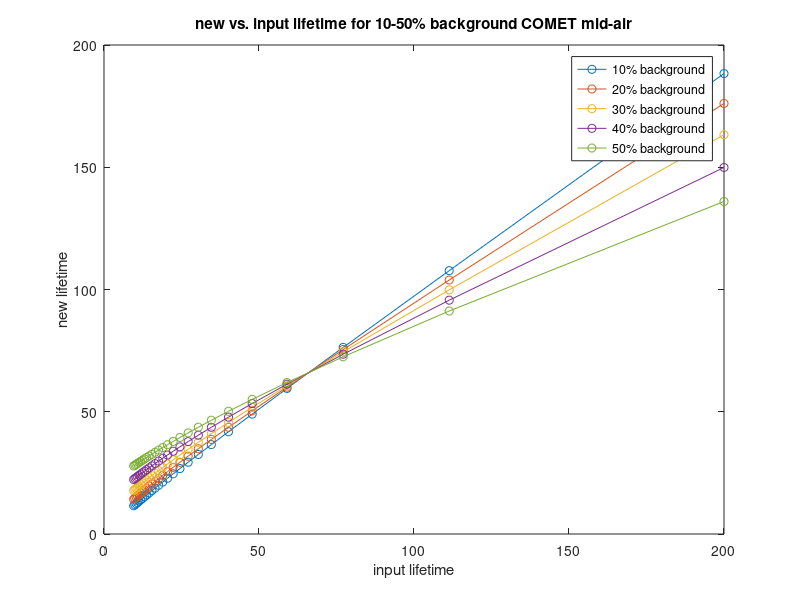
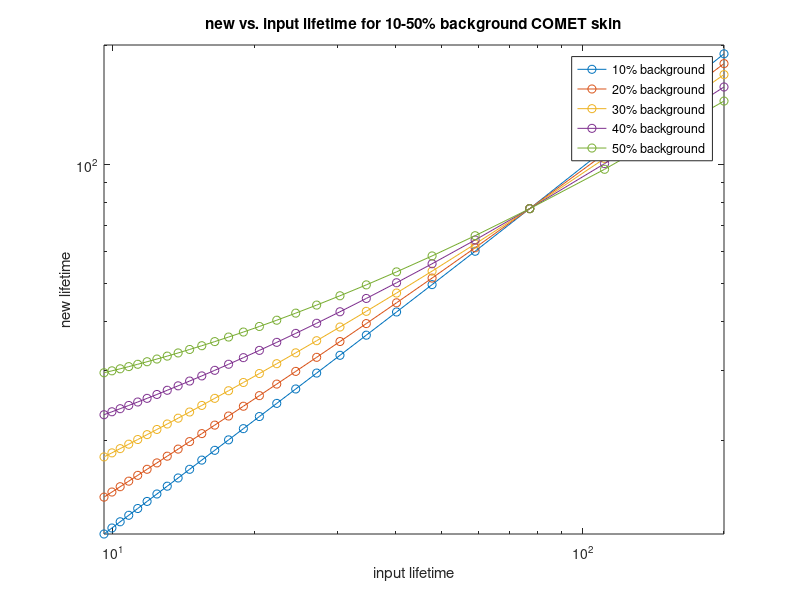
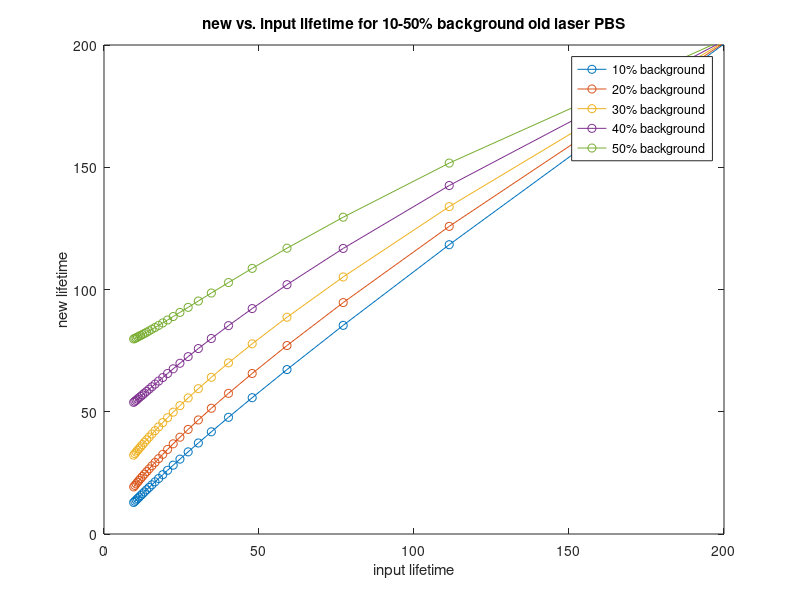
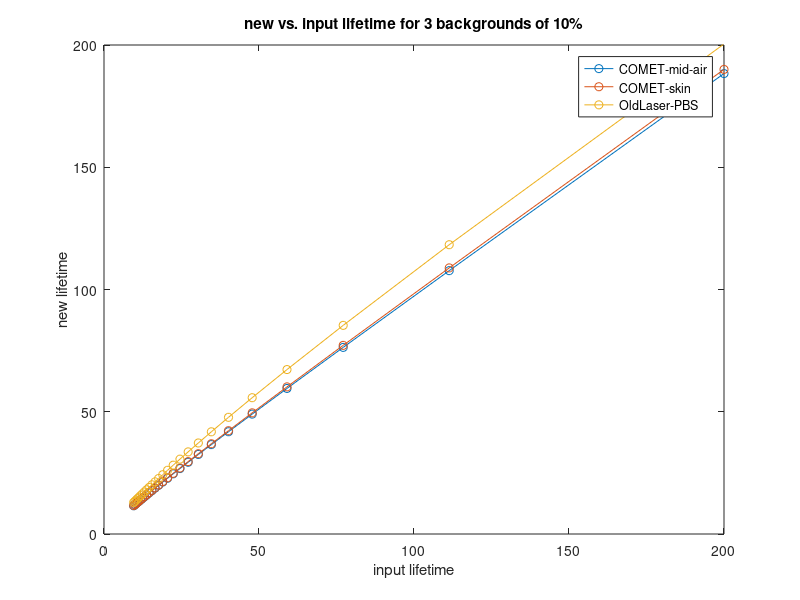

Recreate these plots in MATLAB, in order. (Note: this script raises an error after producing the figures.)
%% Combined lifetime plots different backgrounds
close all
clear all
clc

%% mid-air backgrounds lifetimes
load('mid_air_10_background.mat')
load('lifetime_in.mat')

mid_air_10 = lifetime_mid_air_new;
RMSE_mid_air_10 = sqrt(mean((mid_air_10-lifetime_in).^2));

load('mid_air_20_background.mat')
mid_air_20 = lifetime_mid_air_new;
RMSE_mid_air_20 = sqrt(mean((mid_air_20-lifetime_in).^2));

load('mid_air_30_background.mat')
mid_air_30 = lifetime_mid_air_new;
RMSE_mid_air_30 = sqrt(mean((mid_air_30-lifetime_in).^2));

load('mid_air_40_background.mat')
mid_air_40 = lifetime_mid_air_new;
RMSE_mid_air_40 = sqrt(mean((mid_air_40-lifetime_in).^2));

load('mid_air_50_background.mat')
mid_air_50 = lifetime_mid_air_new;
RMSE_mid_air_50 = sqrt(mean((mid_air_50-lifetime_in).^2));

figure(1)
plot(lifetime_in, mid_air_10, '-o', lifetime_in, mid_air_20, '-o', lifetime_in, mid_air_30, '-o', lifetime_in, mid_air_40, '-o', lifetime_in, mid_air_50, '-o')
legend('10% background', '20% background', '30% background', '40% background', '50% background')
xlabel('input lifetime')
ylabel('new lifetime')
xlim([0 200])
ylim([0 200])
title('new vs. input lifetime for 10-50% background COMET mid-air')

%% skin backgrounds lifetimes
load('skin_10_background.mat')
skin_10 = lifetime_skin_2Hz_new;
RMSE_skin_10 = sqrt(mean((skin_10-lifetime_in).^2));

load('skin_20_background.mat')
skin_20 = lifetime_skin_2Hz_new;
RMSE_skin_20 = sqrt(mean((skin_20-lifetime_in).^2));

load('skin_30_background.mat')
skin_30 = lifetime_skin_2Hz_new;
RMSE_skin_30 = sqrt(mean((skin_30-lifetime_in).^2));

load('skin_40_background.mat')
skin_40 = lifetime_skin_2Hz_new;
RMSE_skin_40 = sqrt(mean((skin_40-lifetime_in).^2));

load('skin_50_background.mat')
skin_50 = lifetime_skin_2Hz_new;
RMSE_skin_50 = sqrt(mean((skin_50-lifetime_in).^2));

figure(2)
loglog(lifetime_in, skin_10, '-o', lifetime_in, skin_20, '-o', lifetime_in, skin_30, '-o', lifetime_in, skin_40, '-o', lifetime_in, skin_50, '-o')
legend('10% background', '20% background', '30% background', '40% background', '50% background')
xlabel('input lifetime')
ylabel('new lifetime')
xlim([0 200])
ylim([0 200])
title('new vs. input lifetime for 10-50% background COMET skin')

%% old laser backgrounds lifetimes
load('OL_10_background.mat')
OL_10 = lifetime_OL_new;
RMSE_OL_10 = sqrt(mean((OL_10-lifetime_in).^2));

load('OL_20_background.mat')
OL_20 = lifetime_OL_new;
RMSE_OL_20 = sqrt(mean((OL_20-lifetime_in).^2));

load('OL_30_background.mat')
OL_30 = lifetime_OL_new;
RMSE_OL_30 = sqrt(mean((OL_30-lifetime_in).^2));

load('OL_40_background.mat')
OL_40 = lifetime_OL_new;
RMSE_OL_40 = sqrt(mean((OL_40-lifetime_in).^2));

load('OL_50_background.mat')
OL_50 = lifetime_OL_new;
RMSE_OL_50 = sqrt(mean((OL_50-lifetime_in).^2));

figure(3)
plot(lifetime_in, OL_10, '-o', lifetime_in, OL_20, '-o', lifetime_in, OL_30, '-o', lifetime_in, OL_40, '-o', lifetime_in, OL_50, '-o')
legend('10% background', '20% background', '30% background', '40% background', '50% background')
xlabel('input lifetime')
ylabel('new lifetime')
xlim([0 200])
ylim([0 200])
title('new vs. input lifetime for 10-50% background old laser PBS')

%% Comparing new lifetimes of mid-air, skin and PBS for 10% and 50% backgrounds

figure(4)
plot(lifetime_in, mid_air_10, '-o', lifetime_in, skin_10, '-o', lifetime_in, OL_10, '-o')
legend('COMET-mid-air', 'COMET-skin', 'OldLaser-PBS')
xlabel('input lifetime')
ylabel('new lifetime')
xlim([0 200])
ylim([0 200])
title('new vs. input lifetime for 3 backgrounds of 10%')

figure(5)
plot(lifetime_in, mid_air_50, '-o', lifetime_in, skin_50, '-o', lifetime_in, OL_50, '-o')
legend('COMET-mid-air', 'COMET-skin', 'OldLaser-PBS')
xlabel('input lifetime')
ylabel('new lifetime')
xlim([0 200])
ylim([0 200])
title('new vs. input lifetime for 3 backgrounds of 50%')

%% Barchart of RMSE of different set-ups lifetimes

background = categorical({'10%'; '20%'; '30%'; '40%'; '50%'});
bars = [RMSE_mid_air_10 RMSE_skin_10 RMSE_OL_10; RMSE_mid_air_20 RMSE_skin_20 RMSE_OL_20; RMSE_mid_air_30 RMSE_skin_30 RMSE_OL_30; RMSE_mid_air_40 RMSE_skin_40 RMSE_OL_40; RMSE_mid_air_50 RMSE_skin_50 RMSE_OL_50];

figure(6)
bar(background, bars)
legend('CMT mid-air', 'CMT skin', 'old laser PBS')
xlabel('percentage of background signal')
ylabel('RMSE predicted vs. input lifetime')
title('RMSE of predicted vs. input lifetime for different setups and percentages of background signal')

prc10 = [RMSE_mid_air_10, RMSE_skin_10, RMSE_OL_10]';
prc20 = [RMSE_mid_air_20, RMSE_skin_20, RMSE_OL_20]';
prc30 = [RMSE_mid_air_30, RMSE_skin_30, RMSE_OL_30]';
prc40 = [RMSE_mid_air_40, RMSE_skin_40, RMSE_OL_40]';
prc50 = [RMSE_mid_air_50, RMSE_skin_50, RMSE_OL_50]';

T = table({'CMT mid-air', 'CMT skin', 'old laser PBS'}', prc10, prc20, prc30, prc40, prc50)
T.Properties.VariableNames = {'RMSE with background %', '10%', '20%', '30%', '40%', '50%'}

